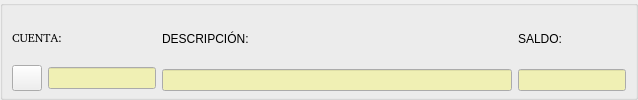
      <widget class="QGroupBox" name="groupBox">
       <property name="title">
        <string/>
       </property>
       <layout class="QHBoxLayout">
        <property name="spacing">
         <number>6</number>
        </property>
        <property name="leftMargin">
         <number>9</number>
        </property>
        <property name="topMargin">
         <number>3</number>
        </property>
        <property name="rightMargin">
         <number>9</number>
        </property>
        <property name="bottomMargin">
         <number>6</number>
        </property>
        <item>
         <layout class="QVBoxLayout">
          <property name="spacing">
           <number>0</number>
          </property>
          <property name="leftMargin">
           <number>0</number>
          </property>
          <property name="topMargin">
           <number>0</number>
          </property>
          <property name="rightMargin">
           <number>0</number>
          </property>
          <property name="bottomMargin">
           <number>0</number>
          </property>
          <item>
           <widget class="QLabel" name="Cuentalabel">
            <property name="font">
             <font>
              <family>Helvetica [Adobe]</family>
             </font>
            </property>
            <property name="text">
             <string>CUENTA:</string>
            </property>
            <property name="wordWrap">
             <bool>false</bool>
            </property>
           </widget>
          </item>
          <item>
           <layout class="QHBoxLayout">
            <property name="spacing">
             <number>6</number>
            </property>
            <property name="leftMargin">
             <number>0</number>
            </property>
            <property name="topMargin">
             <number>0</number>
            </property>
            <property name="rightMargin">
             <number>0</number>
            </property>
            <property name="bottomMargin">
             <number>0</number>
            </property>
            <item>
             <widget class="QPushButton" name="mayorpushButton">
              <property name="minimumSize">
               <size>
                <width>30</width>
                <height>26</height>
               </size>
              </property>
              <property name="maximumSize">
               <size>
                <width>30</width>
                <height>26</height>
               </size>
              </property>
              <property name="toolTip">
               <string>Consultar mayor</string>
              </property>
              <property name="text">
               <string/>
              </property>
              <property name="icon">
               <iconset resource="keme.qrc">
                <normaloff>:/iconos/graf/mayor3.png</normaloff>:/iconos/graf/mayor3.png</iconset>
              </property>
             </widget>
            </item>
            <item>
             <widget class="QLineEdit" name="CodigoEd">
              <property name="enabled">
               <bool>true</bool>
              </property>
              <property name="maximumSize">
               <size>
                <width>180</width>
                <height>16777215</height>
               </size>
              </property>
              <property name="palette">
               <palette>
                <active>
                 <colorrole role="Base">
                  <brush brushstyle="SolidPattern">
                   <color alpha="255">
                    <red>240</red>
                    <green>240</green>
                    <blue>180</blue>
                   </color>
                  </brush>
                 </colorrole>
                </active>
                <inactive>
                 <colorrole role="Base">
                  <brush brushstyle="SolidPattern">
                   <color alpha="255">
                    <red>240</red>
                    <green>240</green>
                    <blue>180</blue>
                   </color>
                  </brush>
                 </colorrole>
                </inactive>
                <disabled>
                 <colorrole role="Base">
                  <brush brushstyle="SolidPattern">
                   <color alpha="255">
                    <red>255</red>
                    <green>255</green>
                    <blue>255</blue>
                   </color>
                  </brush>
                 </colorrole>
                </disabled>
               </palette>
              </property>
              <property name="readOnly">
               <bool>true</bool>
              </property>
             </widget>
            </item>
           </layout>
          </item>
         </layout>
        </item>
        <item>
         <layout class="QVBoxLayout">
          <property name="spacing">
           <number>0</number>
          </property>
          <property name="leftMargin">
           <number>0</number>
          </property>
          <property name="topMargin">
           <number>0</number>
          </property>
          <property name="rightMargin">
           <number>0</number>
          </property>
          <property name="bottomMargin">
           <number>0</number>
          </property>
          <item>
           <widget class="QLabel" name="textLabel1_2">
            <property name="text">
             <string>DESCRIPCIÓN:</string>
            </property>
            <property name="wordWrap">
             <bool>false</bool>
            </property>
           </widget>
          </item>
          <item>
           <widget class="QLineEdit" name="NombreEd">
            <property name="minimumSize">
             <size>
              <width>350</width>
              <height>0</height>
             </size>
            </property>
            <property name="palette">
             <palette>
              <active>
               <colorrole role="Base">
                <brush brushstyle="SolidPattern">
                 <color alpha="255">
                  <red>240</red>
                  <green>240</green>
                  <blue>180</blue>
                 </color>
                </brush>
               </colorrole>
              </active>
              <inactive>
               <colorrole role="Base">
                <brush brushstyle="SolidPattern">
                 <color alpha="255">
                  <red>240</red>
                  <green>240</green>
                  <blue>180</blue>
                 </color>
                </brush>
               </colorrole>
              </inactive>
              <disabled>
               <colorrole role="Base">
                <brush brushstyle="SolidPattern">
                 <color alpha="255">
                  <red>255</red>
                  <green>255</green>
                  <blue>255</blue>
                 </color>
                </brush>
               </colorrole>
              </disabled>
             </palette>
            </property>
            <property name="readOnly">
             <bool>true</bool>
            </property>
           </widget>
          </item>
         </layout>
        </item>
        <item>
         <layout class="QVBoxLayout">
          <property name="spacing">
           <number>0</number>
          </property>
          <property name="leftMargin">
           <number>0</number>
          </property>
          <property name="topMargin">
           <number>0</number>
          </property>
          <property name="rightMargin">
           <number>0</number>
          </property>
          <property name="bottomMargin">
           <number>0</number>
          </property>
          <item>
           <widget class="QLabel" name="textLabel1">
            <property name="text">
             <string>SALDO:</string>
            </property>
            <property name="wordWrap">
             <bool>false</bool>
            </property>
           </widget>
          </item>
          <item>
           <widget class="QLineEdit" name="saldolineEdit">
            <property name="maximumSize">
             <size>
              <width>160</width>
              <height>16777215</height>
             </size>
            </property>
            <property name="palette">
             <palette>
              <active>
               <colorrole role="Base">
                <brush brushstyle="SolidPattern">
                 <color alpha="255">
                  <red>240</red>
                  <green>240</green>
                  <blue>180</blue>
                 </color>
                </brush>
               </colorrole>
              </active>
              <inactive>
               <colorrole role="Base">
                <brush brushstyle="SolidPattern">
                 <color alpha="255">
                  <red>240</red>
                  <green>240</green>
                  <blue>180</blue>
                 </color>
                </brush>
               </colorrole>
              </inactive>
              <disabled>
               <colorrole role="Base">
                <brush brushstyle="SolidPattern">
                 <color alpha="255">
                  <red>255</red>
                  <green>255</green>
                  <blue>255</blue>
                 </color>
                </brush>
               </colorrole>
              </disabled>
             </palette>
            </property>
            <property name="alignment">
             <set>Qt::AlignRight</set>
            </property>
            <property name="readOnly">
             <bool>true</bool>
            </property>
           </widget>
          </item>
         </layout>
        </item>
       </layout>
      </widget>
